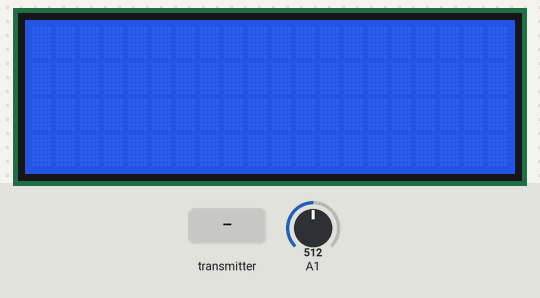
A sketch run on a simulated Arduino Nano, built with avr-gcc and run on an emulated ATmega328P. Shown: 20×4 character LCD. Inputs (shaded band) come from the test bench; at power-on: A1 = 512. No radio packets arrive unless stated; what the sketch prints to the serial monitor is not drawn.

Above: at 1.2 s.
1.3 s: the transmitter starts sending dataReceived.0 = 0
At 2.4 s:
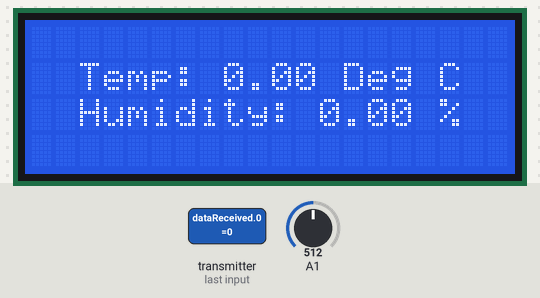
2.8 s: the transmitter starts sending dataReceived.1 = 25
At 3.7 s:
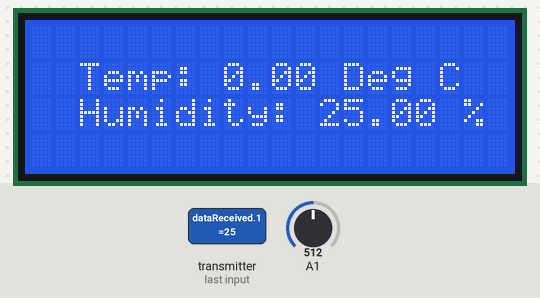
4.3 s: the transmitter starts sending dataReceived.1 = 0
At 4.7 s:
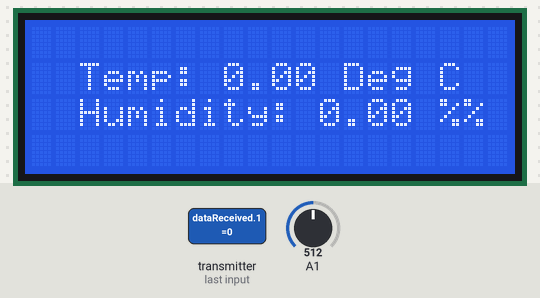
5.8 s: the transmitter starts sending dataReceived.0 = 25
At 7.0 s:
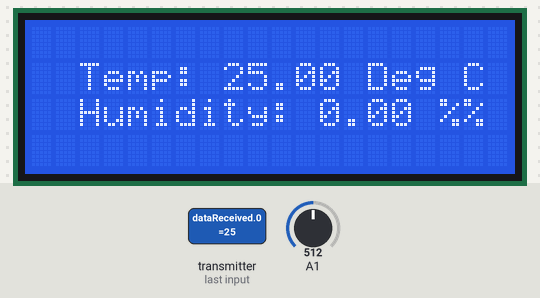
7.3 s: the transmitter starts sending dataReceived.0 = 0
At 8.2 s:
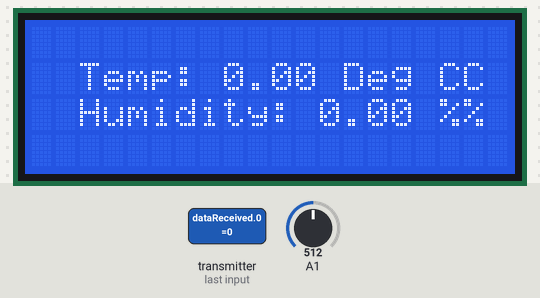
8.8 s: the transmitter starts sending dataReceived.1 = 50
At 9.4 s:
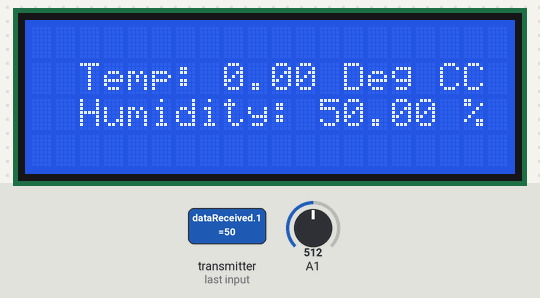
Timing chart, 0 to 11.3 s (numbered marks = the images above; inputs shaded):
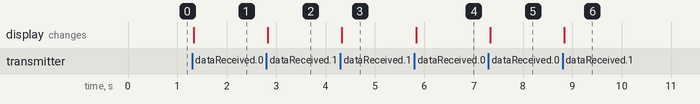

The sketch:

New_Nano_Code.ino
```cpp
#include <SPI.h>
#include <Wire.h>
#include <LiquidCrystal_I2C.h>
#include <nRF24L01.h>
#include <printf.h>
#include <RF24.h>
#include <RF24_config.h>

// MasterSwapRoles
// code for the nano

LiquidCrystal_I2C lcd = LiquidCrystal_I2C(0x27, 20, 4);

#define CE_PIN   7
#define CSN_PIN 8

const byte slaveAddress[5] = {'R','x','A','A','A'};
const byte masterAddress[5] = {'T','X','a','a','a'};


RF24 radio(CE_PIN, CSN_PIN); // Create a Radio

struct dataToSend {
  int steeringval;
};
dataToSend data1;

float dataReceived[2];


bool newData = false;

unsigned long currentMillis;
unsigned long prevMillis;
unsigned long txIntervalMillis = 1000;
unsigned long lastReceiveTime = 0;

// send once per second

//============

void setup() {

    Serial.begin(9600);

    Serial.println("MasterSwapRoles Starting");

    radio.begin();
    radio.setDataRate( RF24_250KBPS );

    radio.openWritingPipe(slaveAddress);
    radio.openReadingPipe(1, masterAddress);
    radio.setPALevel(RF24_PA_MIN);
    radio.setRetries(3,5); // delay, count
    send(); // to get things started
    prevMillis = millis(); // set clock
    lcd.init(); // set LCD
  lcd.backlight();
}

//=============

void loop() {
    currentMillis = millis();
    if (currentMillis - prevMillis >= txIntervalMillis) {
        send();
        prevMillis = millis();
    }
    getData();
    showData();
}

//====================

void send() {

        radio.stopListening();
            data1.steeringval = map(analogRead(A1),0,1023,0,255);
            bool rslt;
            rslt = radio.write( &data1, sizeof(dataToSend) );
        radio.startListening();
        Serial.print("Data Sent ");
        Serial.print(data1.steeringval);
        if (rslt) {
            Serial.println("  Acknowledge received");

        }
        else {
            Serial.println("  Tx failed");
        }
}

void getData() {

    if ( radio.available() ) {
        radio.read( &dataReceived, sizeof(dataReceived) );
        lastReceiveTime = millis();
        newData = true;
    }
    currentMillis = millis();
  if (currentMillis - lastReceiveTime > 3000) {
    lcd.clear();
  lcd.setCursor(2,1);
  lcd.print("Connection Lost!");
  delay(1000);
  }
}

//================

void showData() {
    if (newData == true) {
        Serial.print("Data received ");
        Serial.print(dataReceived[0]);
        Serial.print(", ");
        Serial.print(dataReceived[1]);
        Serial.print(", ");
        Serial.println(sizeof(dataReceived));
        Serial.println();
    lcd.setCursor(2,1);
    lcd.print("Temp: ");
    lcd.print(dataReceived[0]);
    lcd.print(" Deg C");
    lcd.setCursor(2,2);
    lcd.print("Humidity: ");
    lcd.print(dataReceived[1]);
    lcd.print(" %");
        newData = false;
    }
}

//================
```

Measured:
- after the input at 1.3 s, the display: changes at once (image 1)
- after the input at 2.8 s, the display: changes at once (image 2)
- after the input at 4.3 s, the display: changes at once (image 3)
- after the input at 5.8 s, the display: changes at once (image 4)
- after the input at 7.3 s, the display: changes at once (image 5)
- after the input at 8.8 s, the display: changes at once (image 6)
